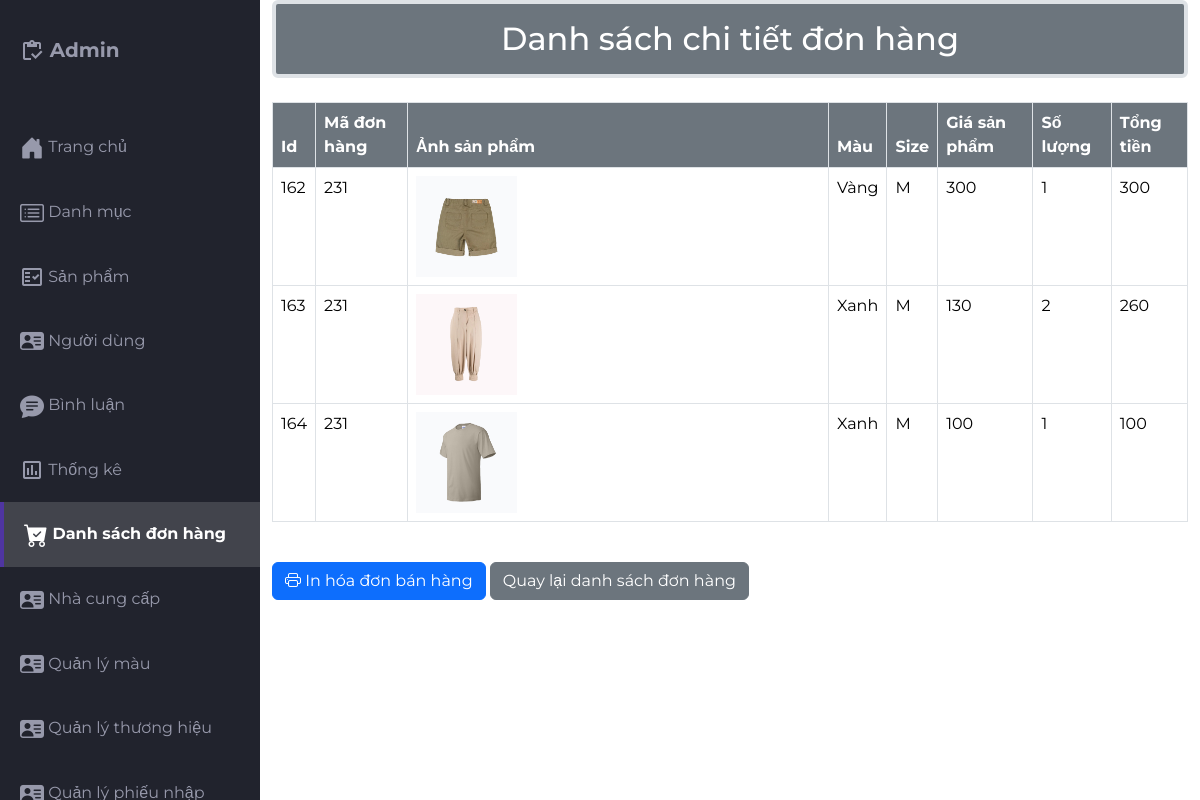
Screenshot of /src/Admin/indexadmin.php?act=chitietdh&order_id=231 (signed in) with the database file from the repository.
### tables this page shows
CREATE TABLE `order_chitiet` (
  `order_chitiet_id` int(10) NOT NULL COMMENT 'ID chi tiết hóa đơn',
  `order_id` int(10) NOT NULL COMMENT 'ID hóa đơn',
  `pro_id` int(10) NOT NULL COMMENT 'ID sản phẩm',
  `color_id` int(10) NOT NULL COMMENT 'Mã màu',
  `size_id` int(10) NOT NULL COMMENT 'Id size',
  `pro_price` int(50) NOT NULL COMMENT 'Đơn giá sản phẩm',
  `soluong` int(20) NOT NULL COMMENT 'Số lượng sản phẩm',
  `total_price` int(25) NOT NULL COMMENT 'Tổng tiền hóa đơn chi tiết'
);

CREATE TABLE `products` (
  `pro_id` int(10) NOT NULL,
  `pro_name` varchar(255) NOT NULL,
  `pro_img` varchar(255) NOT NULL,
  `pro_price` float NOT NULL,
  `pro_desc` text NOT NULL,
  `pro_brand` varchar(55) NOT NULL,
  `pro_stock` int(11) NOT NULL,
  `cate_id` int(10) NOT NULL,
  `ncc_id` int(10) NOT NULL DEFAULT 1 COMMENT 'ID nhà cung cấp',
  `trangthai` int(1) NOT NULL,
  `pro_viewer` int(11) NOT NULL
);

CREATE TABLE `color` (
  `color_id` int(10) NOT NULL COMMENT 'ID màu',
  `color_name` varchar(50) NOT NULL COMMENT 'Tên màu',
  `color_ma` varchar(50) NOT NULL COMMENT 'Mã màu css'
);

CREATE TABLE `size` (
  `size_id` int(10) NOT NULL COMMENT 'ID size',
  `size_name` varchar(50) NOT NULL COMMENT 'Tên size'
);

### src/app/model/connectdb.php (called while the page is built, shortened)
<?php
function get_connect()
{
    try {
        $conn = new PDO("mysql:host=localhost;dbname=da1;charset=utf8", "root", "");
        $conn->setAttribute(PDO::ATTR_ERRMODE, PDO::ERRMODE_EXCEPTION);
        return $conn;
    } catch (Exception $e) {
        echo 'Kết nối thất bại: ' . $e->getMessage();
        return null;
    }
}
function pdo_queryall($sql)
{
    $thamso = array_slice(func_get_args(), 1);
    $conn = get_connect();
    try {
        $exe = $conn->prepare($sql);
        $exe->execute($thamso);
        return $exe->fetchAll(PDO::FETCH_ASSOC);
    } catch (Exception $e) {
        echo 'Thao tác thất bại: ' . $e->getMessage();
    } finally {
        unset($conn);
    }
}

### src/app/model/donhang.php (called while the page is built, shortened)
<?php
function loadall_chitietdh($order_id)
{
    $sql = " select order_chitiet.order_chitiet_id ,order_chitiet.order_id  ,order_chitiet.color_id  ,order_chitiet.size_id  ,order_chitiet.pro_price ,order_chitiet.soluong ,order_chitiet.total_price ,products.pro_img,color.color_name,size.size_name from order_chitiet
        LEFT JOIN products ON order_chitiet.pro_id = products.pro_id
        LEFT JOIN color ON order_chitiet.color_id = color.color_id
        LEFT JOIN size ON order_chitiet.size_id = size.size_id
        where order_chitiet.order_id = $order_id";
    $result =  pdo_queryall($sql);
    return $result;
}
?>

### src/Admin/donhang/chitetdh.php (the view)
<div class="container">
    <h2 class="border border-4 mb-4 text-bg-secondary p-3 text-center rounded">Danh sách chi tiết đơn hàng</h2>
    <div class="table-responsive">
        <table class="table table-bordered table-hover">
            <thead>
                <tr>
                    <th class="text-bg-secondary">Id</th>
                    <th class="text-bg-secondary">Mã đơn hàng</th>
                    <th class="text-bg-secondary">Ảnh sản phẩm</th>
                    <th class="text-bg-secondary">Màu </th>
                    <Th class="text-bg-secondary">Size</Th>
                    <Th class="text-bg-secondary">Giá sản phẩm</Th>
                    <Th class="text-bg-secondary">Số lượng</Th>
                    <Th class="text-bg-secondary">Tổng tiền</Th>
                </tr>
            </thead>
            <tbody>
                <?php
        foreach ($chitietdh as $donhang) {
          extract($donhang);
        ?>
                <tr>
                    <td><?= $order_chitiet_id ?></td>
                    <td><?= $order_id ?></td>
                    <td><img src="./sanpham/img/<?php echo $pro_img ?>" class="w-25 h-50" alt=""></td>
                    <td><?= $color_name ?></td>
                    <td><?= $size_name ?></td>
                    <td><?= $pro_price ?></td>
                    <td><?= $soluong ?></td>
                    <td><?= $total_price ?></td>
                </tr>
                <?php } ?>
            </tbody>
        </table>
    </div>
    <div class="mt-4 mb-4">
        <a href="indexadmin.php?act=in_hoadon&order_id=<?= $order_id ?>" class="btn btn-primary" target="_blank">
            <i class="bi bi-printer"></i> In hóa đơn bán hàng
        </a>
        <a href="indexadmin.php?act=donhang" class="btn btn-secondary">
            Quay lại danh sách đơn hàng
        </a>
    </div>
</div>

### src/Admin/css/styles.css (style rules this page uses)
body { margin: 0; padding: 0; box-sizing: border-box; background-color: #e6e8ed; color: #666666; font-family: "Montserrat", sans-serif; }

### rows the page displays
order_chitiet: order_chitiet_id "162", order "231", pro.pro_img (picture), color.color_name "Vàng", size.size_name "M", pro_price "300", soluong "1", total_price "300"
order_chitiet: order_chitiet_id "163", order "231", pro.pro_img (picture), color.color_name "Xanh", size.size_name "M", pro_price "130", soluong "2", total_price "260"
order_chitiet: order_chitiet_id "164", order "231", pro.pro_img (picture), color.color_name "Xanh", size.size_name "M", pro_price "100", soluong "1", total_price "100"
